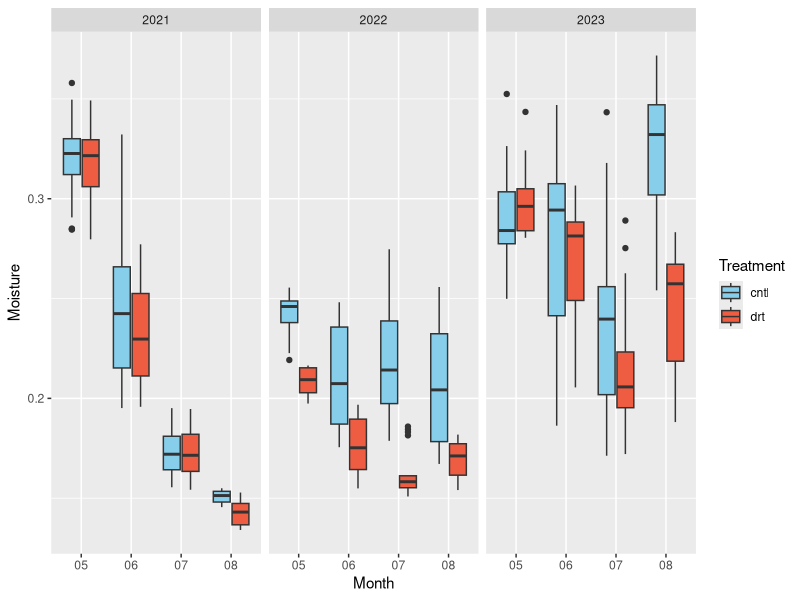

The R source for this figure:
#### Soil moisture analyses
#### test for significant difference in soil moisture between 
#### precipittaon treatments and seeding treatments

#### 4/3/25: some differences between soil moisture depending 
#### on month and year, but less on drought trt (some interactions)
#### Need to add 2024 growing season and I assume it will strengthen
#### this relationship.

library(tidyverse)

## cleaned soil moisture data (all values in m3/m3 VWC)
smdat <- read.csv("code/soil_moisture/clean_soilmoisture.csv")

## ensure correct data format and variable names
colnames(smdat) <- c("Treatment", "Date","Moisture") #rename trt to treatment
smdat$Treatment <- as.factor(smdat$Treatment) #make factor
smdat <- smdat %>% #seperate date column
  separate(Date, into = c("Year", "Month", "Day"), sep = "-", remove = T)
smdat$Year <- as.factor(smdat$Year) #make factor
smdat$Month <- as.factor(smdat$Month) #make factor
smdat$Day <- as.factor(smdat$Day) #make factor
## filter for only growing season (May through August)
## probes are unreliable in winter
smdat <- smdat %>%
  filter(Month %in% c("05", "06", "07", "08")) %>%
  mutate(Month = droplevels(Month))  # Removes unused levels

## find monthly average (for viewing and maybe plotting) (not sig. diff in models)
smdat.month <- smdat %>%
  group_by(Year, Month, Treatment) %>%
  summarise(moisturemean = mean(Moisture))
#find percent reduced per month per year
reduction.month <- smdat.month %>%
  pivot_wider(names_from = Treatment, values_from = moisturemean) %>%  # Spread cntl & drt into separate columns
  mutate(percent_reduction = ((cntl - drt) / cntl) * 100)  # Calculate percent reduction

## find annual average to use for analyses
smdat.yr <- smdat %>%
  group_by(Year, Treatment) %>%
  summarise(moistureyr = mean(Moisture))
#find percent reduced per month
reduction.yr <- smdat.yr %>%
  pivot_wider(names_from = Treatment, values_from = moistureyr) %>%  # Spread cntl & drt into separate columns
  mutate(percent_reduction = ((cntl - drt) / cntl) * 100)  # Calculate percent reduction

## mean reduction over course of experiment(currently only looks at
## 2021-2023).
sum(reduction.yr$percent_reduction)/3 # = 9.3% mean reduction


### Test and model differences in soil moisture 
summary(lm(Moisture~Year*Month*Treatment, smdat))
ggplot(smdat, aes(y=Moisture, x=Month, fill=Treatment))+
  geom_boxplot()+
  scale_fill_manual(values=c("skyblue","tomato2"))+
  facet_wrap(~Year)
